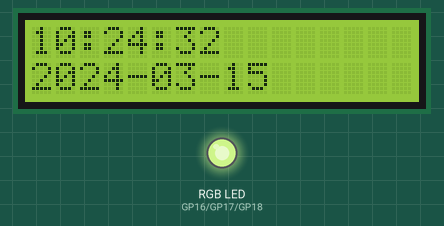
The program below on a simulated Raspberry Pi Pico running MicroPython. On the bench: 16×2 character LCD, an RGB LED mixed from three pins (HIGH = lit). Dim RGB values are drawn brighter than linear; WiFi joins after 1.5 s; the clock reads 2024-03-15 10:24:30 at power-on unless the program sets it; random numbers come from a fixed seed; what the program prints to the serial console is not drawn.

Above: at 2.2 s.
At 6.3 s:
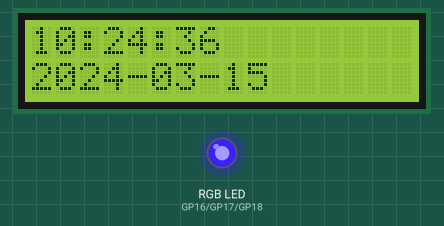
At 11.5 s:
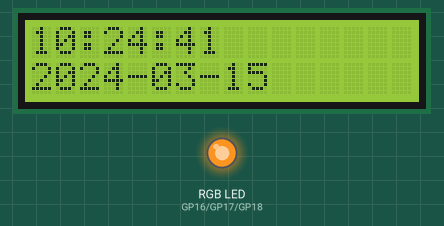
At 19.7 s:
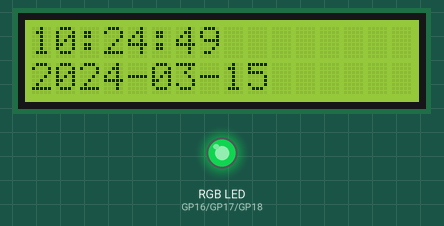
At 29.0 s:
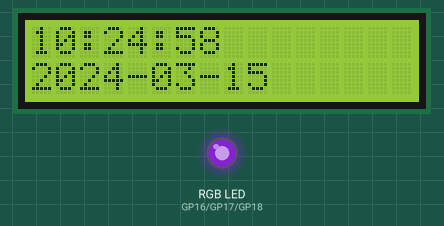
At 38.2 s:
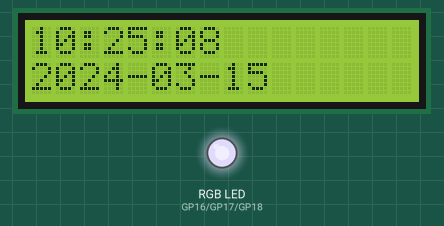
Timing chart, 0 to 40.0 s (numbered marks = the images above):
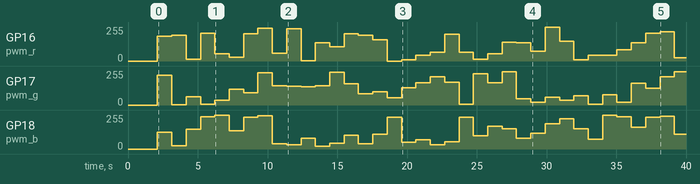

The program:

led_clock.py
```python
import time
import network
import ntptime
import random
from machine import Pin, I2C, PWM
from lcd_i2c import I2cLcd

# --- User-configurable variables ---
# WiFi credentials for time sync. Update these with your network's details.
WIFI_SSID = "YOUR_WIFI_SSID"
WIFI_PASSWORD = "YOUR_WIFI_PASSWORD"

# I2C pins for LCD1602
I2C_SDA_PIN = 4
I2C_SCL_PIN = 5

# RGB LED pins. Ensure these are correct for your setup.
R_PIN = 16
G_PIN = 17
B_PIN = 18

# --- Hardware Initialization ---
# RGB LED (Common Anode logic: on=0, off=65535)
pwm_r = PWM(Pin(R_PIN))
pwm_g = PWM(Pin(G_PIN))
pwm_b = PWM(Pin(B_PIN))
pwm_r.freq(1000)
pwm_g.freq(1000)
pwm_b.freq(1000)

def set_rgb_color(r, g, b):
    # Convert 0-255 values to 65535-0 PWM duty cycles for common anode
    pwm_r.duty_u16(65535 - int(r * 65535 / 255))
    pwm_g.duty_u16(65535 - int(g * 65535 / 255))
    pwm_b.duty_u16(65535 - int(b * 65535 / 255))

# LCD1602 Display
i2c = I2C(0, sda=Pin(I2C_SDA_PIN), scl=Pin(I2C_SCL_PIN), freq=400000)
# Most common I2C address for this display is 0x27 or 0x3f
devices = i2c.scan()
if len(devices) == 0:
    raise RuntimeError("No I2C devices found. Check connections.")
lcd_address = devices[0]
lcd = I2cLcd(i2c, lcd_address, 2, 16)

# --- Network and Time Sync ---
wlan = network.WLAN(network.STA_IF)
wlan.active(True)

print("Connecting to network...")
wlan.connect(WIFI_SSID, WIFI_PASSWORD)

max_attempts = 10
for i in range(max_attempts):
    if wlan.isconnected():
        print("Connected to WiFi!")
        try:
            ntptime.settime()  # Sync time with NTP server
            print("Time synced.")
            break
        except OSError:
            print("Failed to sync time.")
    else:
        print(f"Attempt {i+1}/{max_attempts}...")
        time.sleep(1)

if not wlan.isconnected():
    print("Could not connect to WiFi. Using fallback time.")

# --- Main Program Loop ---
while True:
    # 1. Update RGB LED with a new random color
    r = random.randint(0, 255)
    g = random.randint(0, 255)
    b = random.randint(0, 255)
    set_rgb_color(r, g, b)

    # 2. Update LCD with current time and date
    current_time = time.localtime()
    hour = current_time[3]
    minute = current_time[4]
    second = current_time[5]

    # Format the time (HH:MM:SS)
    time_string = f"{hour:02d}:{minute:02d}:{second:02d}"

    # Format the date (YYYY-MM-DD)
    date_string = f"{current_time[0]}-{current_time[1]:02d}-{current_time[2]:02d}"

    lcd.clear()
    lcd.move_to(0, 0)
    lcd.putstr(time_string)
    lcd.move_to(0, 1)
    lcd.putstr(date_string)

    time.sleep(1) # Wait 1 second before the next loop
```

Measured:
- by itself, GP16 (pwm_r): 0/255 → 187/255 at 2.1 s, → 195/255 1.0 s later, → 14/255 1.0 s later, → 207/255 1.0 s later, … (37 changes in this stretch)
- by itself, GP17 (pwm_g): 0/255 → 223/255 at 2.1 s, → 2/255 1.0 s later, → 61/255 1.0 s later, → 6/255 1.0 s later, … (37 changes in this stretch)
- by itself, GP18 (pwm_b): 0/255 → 125/255 at 2.1 s, → 25/255 1.0 s later, → 148/255 1.0 s later, → 241/255 1.0 s later, … (37 changes in this stretch)
- what the display in image 0 shows lasts 1.0 s, from 2.1 s to 3.1 s
